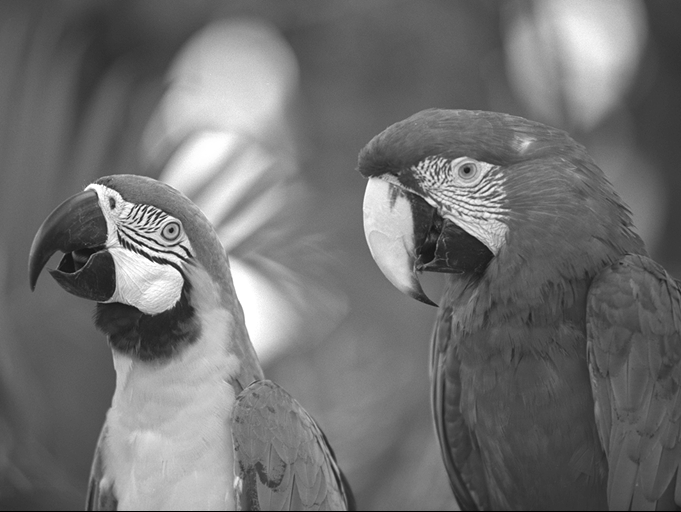
#> input picture lab1/lab1_gray.png, 681 x 512 px
$ python zad1.py
#> lines starting #> are read from the running program, lines starting #| are printed output that depends on the picture
import matplotlib.pyplot as plt
import matplotlib.image as mpimg

size = 200, 200 # wymiary fragmentu
coord = 100, 350 # współrzędne punktu początkowego fragmentu

plt.figure("Oryginał")
img = mpimg.imread('lab1_gray.png')
#> img is the input picture: shape (512, 681) float32; min 0, max 1, mean 0.443
plt.imshow(img, cmap='gray')

plt.figure("Wycięty fragment")
plt.imshow(img[coord[0]:coord[0] + size[0], coord[1]:coord[1] + size[1]], cmap='gray')

plt.show()
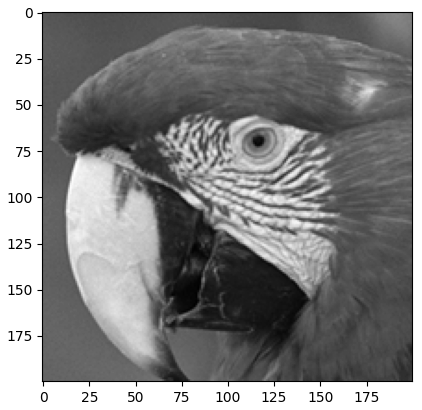
#> figure drawn by matplotlib, 1 panel
